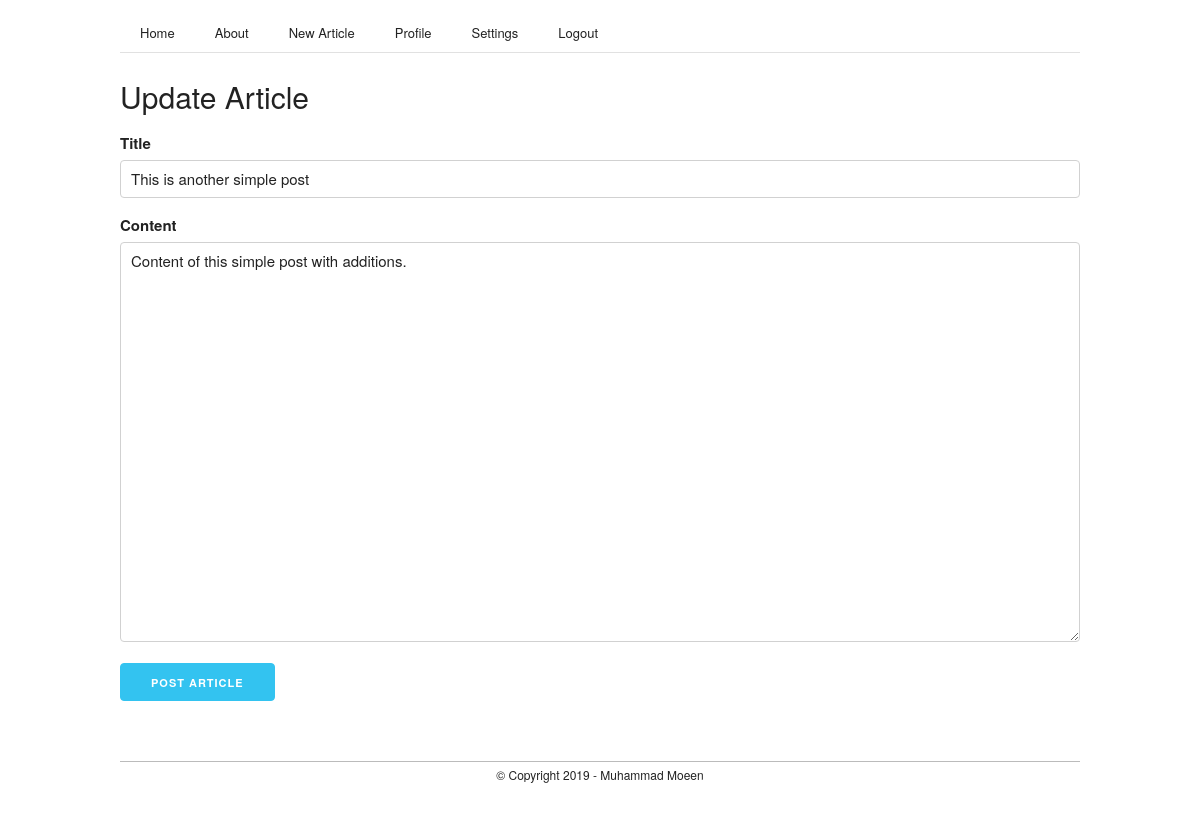
Screenshot of /article/3/update (signed in) with the database file from the repository.
### flaskblog/models.py (models this page shows, shortened)
class Post(db.Model):
    id = db.Column( db.Integer, primary_key = True )
    title = db.Column( db.String(200), nullable = False )
    date_posted = db.Column( db.DateTime, nullable = False, default = datetime.utcnow )
    content = db.Column( db.Text, nullable = False )
    user_id = db.Column( db.Integer, db.ForeignKey('user.id'), nullable = False )

### flaskblog/routes.py (the view)
@app.route('/article/<int:post_id>/update', methods=['GET', 'POST'])
@login_required
def update_article(post_id):
    post = Post.query.get_or_404(post_id)
    if post.user_id != current_user.id:
        abort(403)
    else:
        form = ArticleForm()
        if form.validate_on_submit():
            post.title = form.title.data
            post.content = form.content.data
            db.session.commit()
            flash('Article Updated Successfully', 'positive')
            return redirect( url_for('article', post_id=post.id) )
        elif request.method == 'GET':
            form.title.data = post.title
            form.content.data = post.content
    return render_template('create_update_article.html', title='Update Article', form=form)

### flaskblog/forms.py
class ArticleForm(FlaskForm):
    title = StringField('Title', validators=[ DataRequired() ])
    content = TextAreaField('Content', validators=[ DataRequired() ])
    submit = SubmitField('Post Article')

### flaskblog/models.py (called while the page is built)
@login_manager.user_loader
def load_user( user_id ):
    return User.query.get( int(user_id) )

### flaskblog/templates/create_update_article.html (shortened to what this page needs)
{% extends 'layout.html' %}
{% block content %}
	<section class="section new_article">
		<div class="container" style="margin-top: 2rem;">
			<form action="" method="POST">
				<legend>{{ title }}</legend>
				{{ form.title.label() }}
				{{ form.title( class="u-full-width" ) }}
				{{ form.content.label() }}
				{{ form.content( class="u-full-width", style="height: 50vh" ) }}
				{{ form.submit( class="button-primary" ) }}
			</form>
		</div>
	</section>
{% endblock content %}

### flaskblog/static/css/skeleton.css (style rules this page uses)
.container { position: relative; width: 100%; max-width: 960px; margin: 0 auto; padding: 0 20px; box-sizing: border-box; }
@media (min-width: 400px) { .container { width: 85%; padding: 0; } }
@media (min-width: 550px) { .container { width: 80%; } }
html { font-size: 62.5%; }
body { font-size: 1.5em; line-height: 1.6; font-weight: 400; font-family: "Raleway", "HelveticaNeue", "Helvetica Neue", Helvetica, Arial, sans-serif; color: #222; }
.button, button, input[type="submit"], input[type="reset"], input[type="button"] { display: inline-block; height: 38px; padding: 0 30px; color: #555; text-align: center; font-size: 11px; font-weight: 600; line-height: 38px; letter-spacing: .1rem; text-transform: uppercase; text-decoration: none; white-space: nowrap; background-color: transparent; border-radius: 4px; border: 1px solid #bbb; cursor: pointer; box-sizing: border-box; }
.button.button-primary, button.button-primary, input[type="submit"].button-primary, input[type="reset"].button-primary, input[type="button"].button-primary { color: #FFF; background-color: #33C3F0; border-color: #33C3F0; }
input[type="email"], input[type="number"], input[type="search"], input[type="text"], input[type="tel"], input[type="url"], input[type="password"], textarea, select { height: 38px; padding: 6px 10px; background-color: #fff; border: 1px solid #D1D1D1; border-radius: 4px; box-shadow: none; box-sizing: border-box; }
input[type="email"], input[type="number"], input[type="search"], input[type="text"], input[type="tel"], input[type="url"], input[type="password"], textarea { -webkit-appearance: none; -moz-appearance: none; appearance: none; }
textarea { min-height: 65px; padding-top: 6px; padding-bottom: 6px; }
label, legend { display: block; margin-bottom: .5rem; font-weight: 600; }
input, textarea, select, fieldset { margin-bottom: 1.5rem; }
pre, blockquote, dl, figure, table, p, ul, ol, form { margin-bottom: 2.5rem; }
.u-full-width { width: 100%; box-sizing: border-box; }
.container:after, .row:after, .u-cf { content: ""; display: table; clear: both; }

### flaskblog/static/css/skeleton-extended.css (style rules this page uses)
.section { margin: 1rem 0rem; }
legend { font-size: 3rem; margin-top: 0; margin-bottom: 1rem; font-weight: 300; }

### rows the page displays
Post: title "This is another simple post", content "Content of this simple post with additions."

### other values shown
{{ title }} "Update Article"
